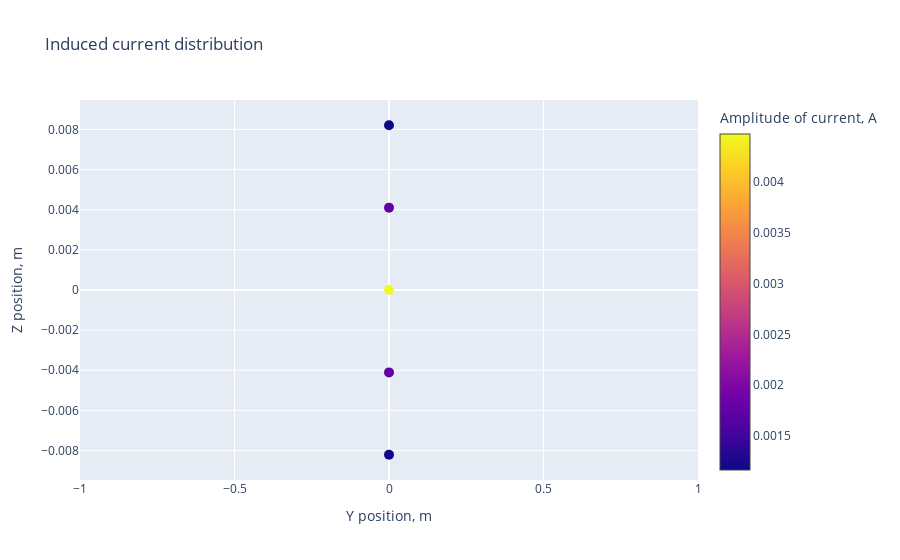
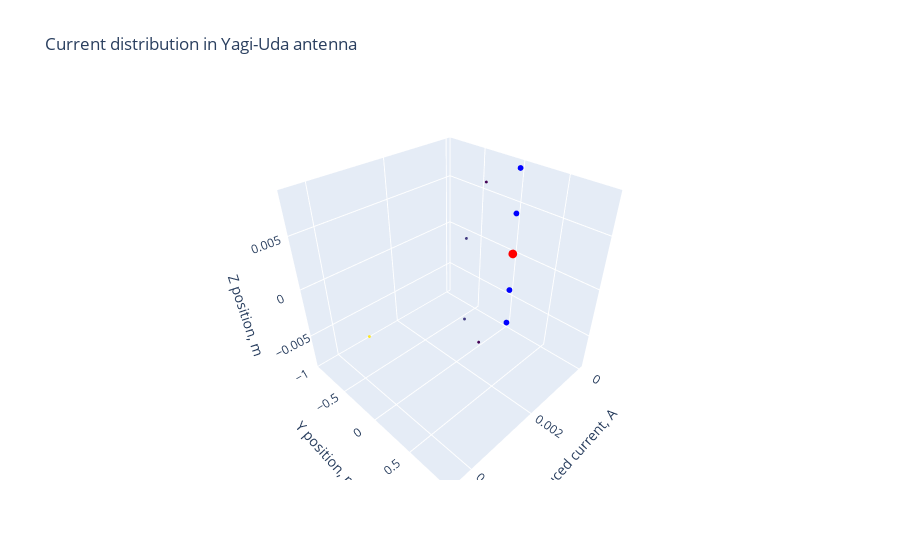

The cell these charts' notebook holds for them, in order:
### Code cell
from yagi_visualization import plot_2dmodel, plot_together, plot_separately, current_distribution_2d, current_distribution_3d
import matplotlib.pyplot as plt

plt.polar(phi, E_total/np.max(E_total), label = "Total far field")
plt.title("Normalized DP (146 MHz)")
plt.legend()
plot_2dmodel(R, source_position, sum(element_num), delta_z)
plot_together(R_block, current_block)
plot_separately(R_block, current_block)
current_distribution_2d(R, current)
current_distribution_3d(R, source_position, R_block, current_block)

### Figure 1 — Plotly figure (JSON) as saved in the notebook; plotly's stock layout.template omitted (floating-point values rounded to 4 significant figures)
{"data": [{"marker": {"color": [0.001161, 0.001738, 0.004476, 0.001738, 0.001161], "colorbar": {"title": {"text": "Amplitude of current, A"}}, "colorscale": [[0, "#0d0887"], [0.1111, "#46039f"], [0.2222, "#7201a8"], [0.3333, "#9c179e"], [0.4444, "#bd3786"], [0.5556, "#d8576b"], [0.6667, "#ed7953"], [0.7778, "#fb9f3a"], [0.8889, "#fdca26"], [1, "#f0f921"]], "showscale": true, "size": 10}, "mode": "markers", "name": "Точки", "type": "scatter", "x": [0, 0, 0, 0, 0], "y": [-0.008213, -0.004107, 0, 0.004107, 0.008213]}], "layout": {"title": {"text": "Induced current distribution"}, "xaxis": {"title": {"text": "Y position, m"}}, "yaxis": {"title": {"text": "Z position, m"}}}}

### Figure 2 — Plotly figure (JSON) as saved in the notebook; plotly's stock layout.template omitted (floating-point values rounded to 4 significant figures)
{"data": [{"marker": {"color": "blue", "size": 2}, "mode": "markers", "type": "scatter3d", "x": [0, 0, 0, 0, 0], "y": [0, 0, 0, 0, 0], "z": [-0.008213, -0.004107, 0, 0.004107, 0.008213]}, {"marker": {"color": "red", "size": 3}, "mode": "markers", "type": "scatter3d", "x": [0], "y": [0], "z": [0]}, {"marker": {"color": [0.001161, 0.001738, 0.004476, 0.001738, 0.001161], "colorscale": [[0, "#440154"], [0.1111, "#482878"], [0.2222, "#3e4989"], [0.3333, "#31688e"], [0.4444, "#26828e"], [0.5556, "#1f9e89"], [0.6667, "#35b779"], [0.7778, "#6ece58"], [0.8889, "#b5de2b"], [1, "#fde725"]], "size": 1}, "mode": "markers", "type": "scatter3d", "x": [0.001161, 0.001738, 0.004476, 0.001738, 0.001161], "y": [0, 0, 0, 0, 0], "z": [-0.008213, -0.004107, 0, 0.004107, 0.008213]}], "layout": {"scene": {"xaxis": {"title": {"text": "Induced current, A"}}, "yaxis": {"title": {"text": "Y position, m"}}, "zaxis": {"title": {"text": "Z position, m"}}}, "showlegend": false, "title": {"text": "Current distribution in Yagi-Uda antenna"}}}
